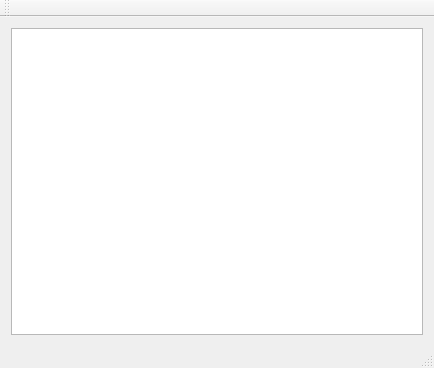
<?xml version="1.0" encoding="UTF-8"?>
<ui version="4.0">
 <class>MainWindow</class>
 <widget class="QMainWindow" name="MainWindow">
  <property name="geometry">
   <rect>
    <x>0</x>
    <y>0</y>
    <width>434</width>
    <height>368</height>
   </rect>
  </property>
  <property name="windowTitle">
   <string>MainWindow</string>
  </property>
  <widget class="QWidget" name="centralWidget">
   <layout class="QGridLayout" name="gridLayout">
    <item row="0" column="0">
     <widget class="QGraphicsView" name="graphicsView">
      <property name="enabled">
       <bool>true</bool>
      </property>
      <property name="minimumSize">
       <size>
        <width>0</width>
        <height>0</height>
       </size>
      </property>
     </widget>
    </item>
   </layout>
  </widget>
  <widget class="QMenuBar" name="menuBar">
   <property name="geometry">
    <rect>
     <x>0</x>
     <y>0</y>
     <width>434</width>
     <height>21</height>
    </rect>
   </property>
  </widget>
  <widget class="QToolBar" name="mainToolBar">
   <attribute name="toolBarArea">
    <enum>TopToolBarArea</enum>
   </attribute>
   <attribute name="toolBarBreak">
    <bool>false</bool>
   </attribute>
  </widget>
  <widget class="QStatusBar" name="statusBar"/>
 </widget>
 <layoutdefault spacing="6" margin="11"/>
 <resources/>
 <connections/>
</ui>
